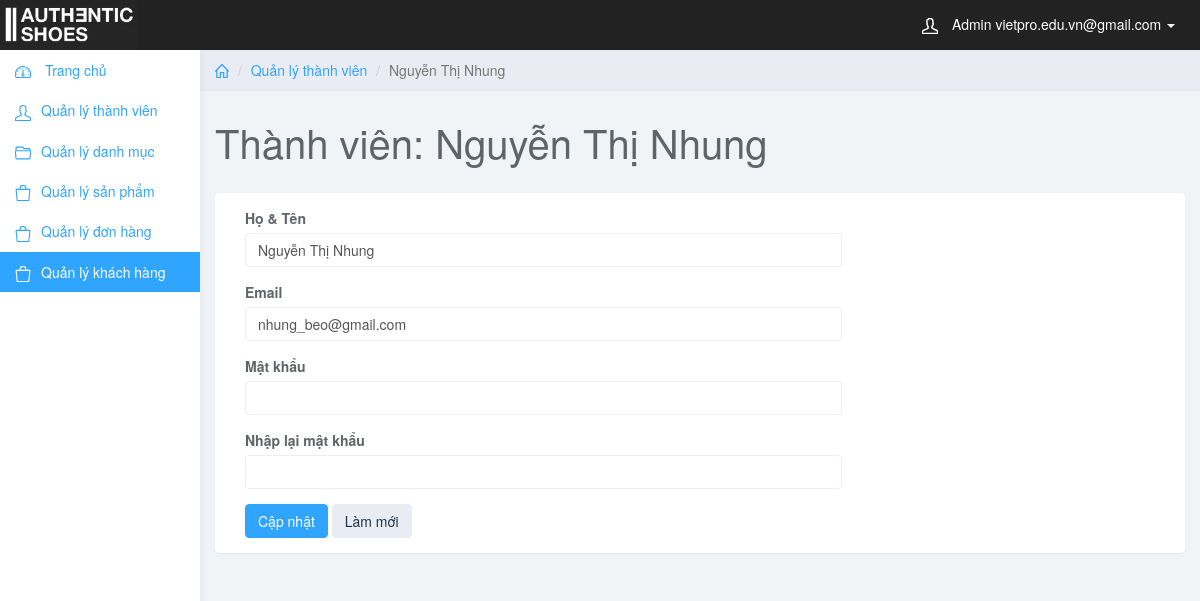
The app's page /admin/index.php?page_layout=edit_customer&&customer_id=1 (signed in) with its own data.
### tables this page shows
CREATE TABLE `customer` (
  `customer_id` int(11) NOT NULL,
  `customer_full` varchar(255) NOT NULL,
  `customer_mail` varchar(255) NOT NULL,
  `customer_pass` varchar(255) NOT NULL
);

### admin/edit_customer.php (the view, shortened to what this page needs)
<?php
	if(isset($_GET['customer_id'])){
		$user_id = $_GET['customer_id'];
		$sql = "SELECT * FROM customer WHERE customer_id = $user_id";
		$query = mysqli_query($conn,$sql);
		$row = mysqli_fetch_array($query);
	}
?>
<div class="col-sm-9 col-sm-offset-3 col-lg-10 col-lg-offset-2 main">
	<div class="row">
		<ol class="breadcrumb">
			<li><a href="index.php"><svg class="glyph stroked home"><use xlink:href="#stroked-home"></use></svg></a></li>
			<li><a href="">Quản lý thành viên</a></li>
			<li class="active"><?php echo $row['customer_full']; ?></li>
		</ol>
	</div>
	<div class="row">
		<div class="col-lg-12">
			<h1 class="page-header">Thành viên: <?php echo $row['customer_full']; ?></h1>
		</div>
	</div>
	<div class="row">
			<div class="col-lg-12">
				<div class="panel panel-default">
					<div class="panel-body">
						<div class="col-md-8">
						<form role="form" method="post">
							<div class="form-group">
								<label>Họ & Tên</label>
								<input type="text" name="user_full" required class="form-control" value="<?php echo $row['customer_full']; ?>" placeholder="">
							</div>
							<div class="form-group">
								<label>Email</label>
								<input type="text" name="user_mail" required value="<?php echo $row['customer_mail']; ?>" class="form-control">
							</div>
							<div class="form-group">
								<label>Mật khẩu</label>
								<input type="password" name="user_pass" required  class="form-control">
							</div>
							<div class="form-group">
								<label>Nhập lại mật khẩu</label>
								<input type="password" name="user_re_pass" required  class="form-control">
							</div>
							<button type="submit" name="sbm" class="btn btn-primary">Cập nhật</button>
							<button type="reset" class="btn btn-default">Làm mới</button>
						</div>
					</div>
				</div>
			</div>
		</div>
</div>

### admin/css/styles.css (style rules this page uses)
body { background: #f1f4f7; padding-top: 50px; color: #5f6468; }
a, a:hover, a:focus { color: #30a5ff; }
h1, h2, h3, h4, h5, h6 { color: #5f6468; }
h1 { font-weight: 300; font-size: 40px; }
.form-control { border: 1px solid #eee; box-shadow: none; }
.btn-default, .btn-default:hover, .btn-default:focus, .btn-default:active, .btn-default.active, .open>.dropdown-toggle.btn-default, .btn-default.disabled, .btn-default[disabled], fieldset[disabled] .btn-default, .btn-default.disabled:hover, .btn-default[disabled]:hover, fieldset[disabled] .btn-default:hover, .btn-default.disabled:focus, .btn-default[disabled]:focus, fieldset[disabled] .btn-default:focus, .btn-default.disabled:active, .btn-default[disabled]:active, fieldset[disabled] .btn-default:active, .btn-default.disabled.active, .btn-default[disabled].active, fieldset[disabled] .btn-default.active { background-color: #e9ecf2; border-color: #e9ecf2; color: #1b3548; }
.btn-primary, .btn-primary:hover, .btn-primary:focus, .btn-primary:active, .btn-primary.active, .open>.dropdown-toggle.btn-primary, .btn-primary.disabled, .btn-primary[disabled], fieldset[disabled] .btn-primary, .btn-primary.disabled:hover, .btn-primary[disabled]:hover, fieldset[disabled] .btn-primary:hover, .btn-primary.disabled:focus, .btn-primary[disabled]:focus, fieldset[disabled] .btn-primary:focus, .btn-primary.disabled:active, .btn-primary[disabled]:active, fieldset[disabled] .btn-primary:active, .btn-primary.disabled.active, .btn-primary[disabled].active, fieldset[disabled] .btn-primary.active { background-color: #30a5ff; border-color: #30a5ff; }
.panel { border: 0; }
.breadcrumb { border-radius: 0; padding: 10px 15px; background: #e9ecf2; box-shadow: 0 1px 1px rgba(0, 0, 0, .05); margin: 0; }
h1.page-header { margin-top: 30px; border-bottom: 0; }
.breadcrumb .glyph { height: 14px; width: 14px; margin: -2px 0 0 0; stroke-width: 4px; }

### records on screen
customer: customer_full "Nguyễn Thị Nhung", user_full "Nguyễn Thị Nhung", user_mail "nhung_beo@gmail.com"

### other values on screen
$_SESSION['mail'] "vietpro.edu.vn@gmail.com"
